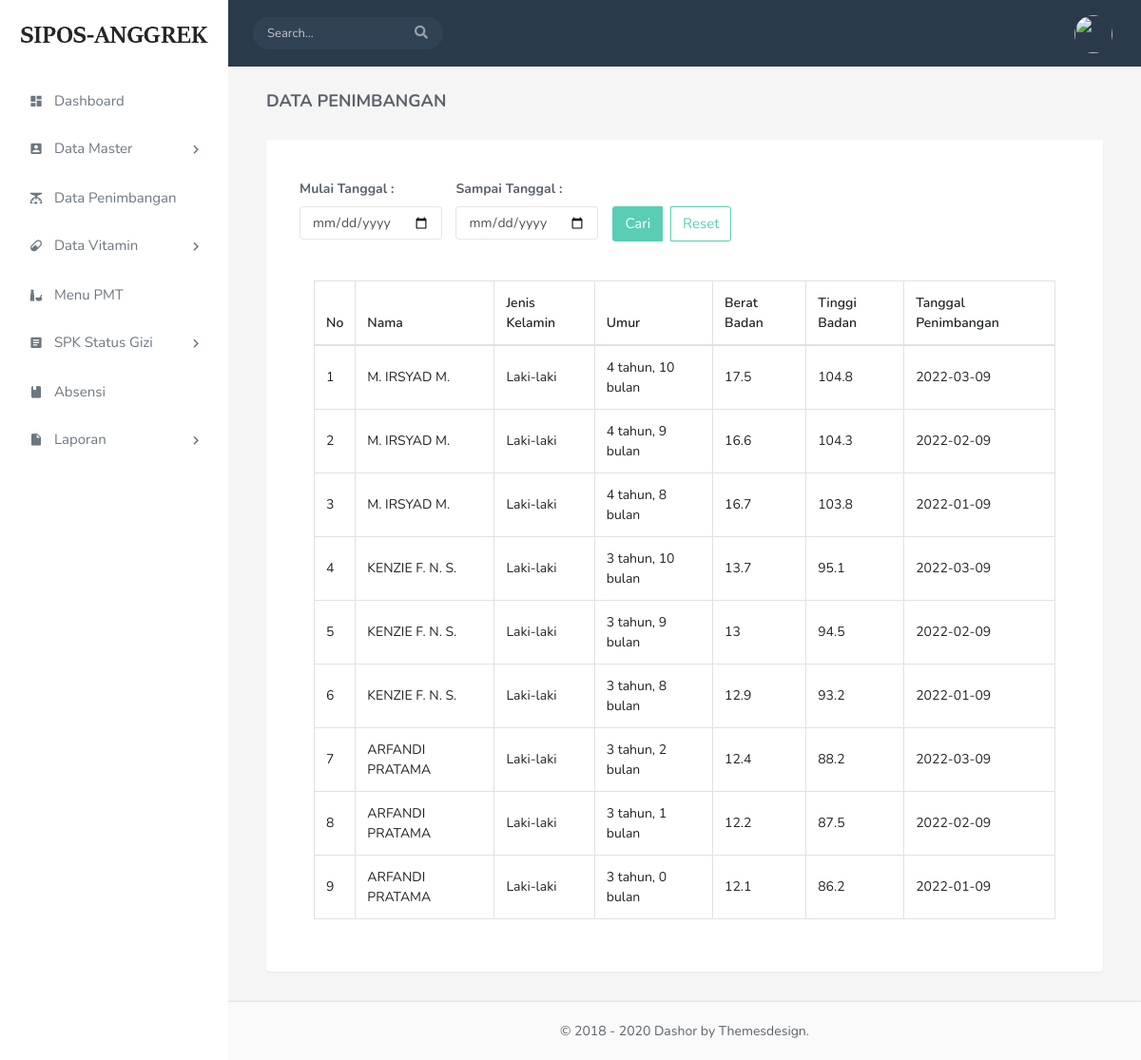
Page /index.php/data_penimbangan/lihat_semua_data_penimbangan on the committed database.
### tables this page shows
CREATE TABLE `data_penimbangan` (
  `id_penimbangan` int(5) NOT NULL,
  `nik_anak` varchar(16) NOT NULL,
  `nama_anak` varchar(50) NOT NULL,
  `jenis_kelamin_anak` varchar(10) NOT NULL,
  `umur_anak` varchar(40) NOT NULL,
  `tgl_timbang_anak` date NOT NULL,
  `bb_anak` varchar(10) NOT NULL,
  `tb_anak` varchar(10) NOT NULL,
  `id_anakk` int(5) NOT NULL
);

### application/controllers/Data_Penimbangan.php (called while the page is built, shortened)
<?php
class Data_Penimbangan extends CI_Controller{
	public function lihat_semua_data_penimbangan(){
		$data['user'] = $this->Data_Penimbangan_model->lihat_semua()->result();
		$this->template->views('Admin2/view-semua-data-penimbangan',$data);
	}
}
?>

### index.php (called while the page is built, shortened)
<?php
require_once BASEPATH.'core/CodeIgniter.php';

### application/models/Data_Penimbangan_model.php (called while the page is built, shortened)
<?php
class Data_Penimbangan_model extends CI_Model
{
    function lihat_semua(){
		$this->db->select('*');
		$this->db->from('data_penimbangan');
		$this->db->order_by('id_penimbangan','DESC');
		$query = $this->db->get();
		return $query;
	}
}
?>

### application/views/Admin2/view-semua-data-penimbangan.php (the view, shortened to what this page needs)
<br>
            <div class="row">
                <div class="col-sm-12">
                    <div class="page-title-box">
                        <h4 class="page-title">Data Penimbangan</h4>
                    </div>
                </div>
            </div>
        <div class="row">
            <div class="col-12">
                <div class="card m-b-30">
                    <div class="card-body">
                     <div class="container-fluid">
                         <div class="row">
                                <div class="col-8">
                                            <br></a>
                                        </div>
                                    </div>
                                                        <div class="container align-items-center">
                                                            <form action="<?php echo base_url('Data_Penimbangan/filter');?>" method="get">
                                                                <div class="row">
                                                                    <div class="form-group">
                                                                        <label for="inputMulaiTanggal" class="font-weight-bold">Mulai
                                                                        Tanggal :</label>
                                                                        <input type="date" id="inputMulaiTanggal" name="mulai_tanggal"
                                                                        class="form-control" required>
                                                                    </div>
                                                                    <div class="form-group">
                                                                        <label for="inputSampaiTanggal" class="font-weight-bold">Sampai
                                                                        Tanggal :</label>
                                                                        <input type="date" id="inputSampaiTanggal" name="sampai_tanggal"
                                                                        class="form-control" required>
                                                                    </div>
                                                                    <div class="col-sm-1 form-group">
                                                                        <label for="inputSampaiTanggal" class="font-weight-bold">
                                                                            <font color="white">Disetujui</font>
                                                                        </label>
                                                                        <div class="btn-group">
                                                                            <button type="submit"
                                                                            class="btn btn-primary bt-sm">Cari</button>
                                                                            <a href="<?php echo base_url('Data_Penimbangan/lihat_semua_data_penimbangan')?>"  class="btn btn-outline-primary ml-2">Reset</a>
                                                                        </div>
                                                                    </div>
                                                                </div>
                                                            </form>
                                            <div class="row">
                                                <div class="col-sm-12">
                                                    <div class="page-title-box">
                                                        <table id="datatable" class="table table-bordered dt-responsive nowrap" style="border-collapse: collapse; border-spacing: 0; width: 100%;">
                                                            <thead>
                                                                <tr>
                                                                    <th>No</th>
                                                                    <th>Nama</th>
                                                                    <th>Jenis Kelamin</th>
                                                                    <th>Umur</th>
                                                                    <th>Berat Badan</th>
                                                                    <th>Tinggi Badan</th>
                                                                    <th>Tanggal Penimbangan</th>
                                                                </tr>
                                                            </thead>
                                                            <tbody>
                                                                <?php
                                                        $no = 1;
                                                        foreach ($user as $baris) {
                                                            ?>
                                                            <tr>
                                                                <td><?php echo $no++; ?></td>
                                                                <td><?php echo $baris->nama_anak; ?></td>
                                                                <td><?php echo $baris->jenis_kelamin_anak; ?></td>
                                                                <td><?php echo $baris->umur_anak; ?></td>
                                                                <td><?php echo $baris->bb_anak; ?></td>
                                                                <td><?php echo $baris->tb_anak; ?></td>
                                                                <td><?php echo $baris->tgl_timbang_anak; ?></td>
                                                            </tr>
                                                            <?php
                                                        }?>
                                                    </tbody>
                                                </table>
                                </div>
                            </div>
                        </div>
                    </div>
                </div>
            </div>
        </div>
    </div>
</div>
</div>
<footer class="footer">
</footer>
</div>
</div>

### rows in the picture
data_penimbangan: nama_anak "M. IRSYAD M.", jenis_kelamin_anak "Laki-laki", umur_anak "4 tahun, 10 bulan", bb_anak "17.5", tb_anak "104.8", tgl_timbang_anak "2022-03-09"
data_penimbangan: nama_anak "M. IRSYAD M.", jenis_kelamin_anak "Laki-laki", umur_anak "4 tahun, 9 bulan", bb_anak "16.6", tb_anak "104.3", tgl_timbang_anak "2022-02-09"
data_penimbangan: nama_anak "M. IRSYAD M.", jenis_kelamin_anak "Laki-laki", umur_anak "4 tahun, 8 bulan", bb_anak "16.7", tb_anak "103.8", tgl_timbang_anak "2022-01-09"
data_penimbangan: nama_anak "KENZIE F. N. S.", jenis_kelamin_anak "Laki-laki", umur_anak "3 tahun, 10 bulan", bb_anak "13.7", tb_anak "95.1", tgl_timbang_anak "2022-03-09"
data_penimbangan: nama_anak "KENZIE F. N. S.", jenis_kelamin_anak "Laki-laki", umur_anak "3 tahun, 9 bulan", bb_anak "13", tb_anak "94.5", tgl_timbang_anak "2022-02-09"
data_penimbangan: nama_anak "KENZIE F. N. S.", jenis_kelamin_anak "Laki-laki", umur_anak "3 tahun, 8 bulan", bb_anak "12.9", tb_anak "93.2", tgl_timbang_anak "2022-01-09"
data_penimbangan: nama_anak "ARFANDI PRATAMA", jenis_kelamin_anak "Laki-laki", umur_anak "3 tahun, 2 bulan", bb_anak "12.4", tb_anak "88.2", tgl_timbang_anak "2022-03-09"
data_penimbangan: nama_anak "ARFANDI PRATAMA", jenis_kelamin_anak "Laki-laki", umur_anak "3 tahun, 1 bulan", bb_anak "12.2", tb_anak "87.5", tgl_timbang_anak "2022-02-09"
data_penimbangan: nama_anak "ARFANDI PRATAMA", jenis_kelamin_anak "Laki-laki", umur_anak "3 tahun, 0 bulan", bb_anak "12.1", tb_anak "86.2", tgl_timbang_anak "2022-01-09"
